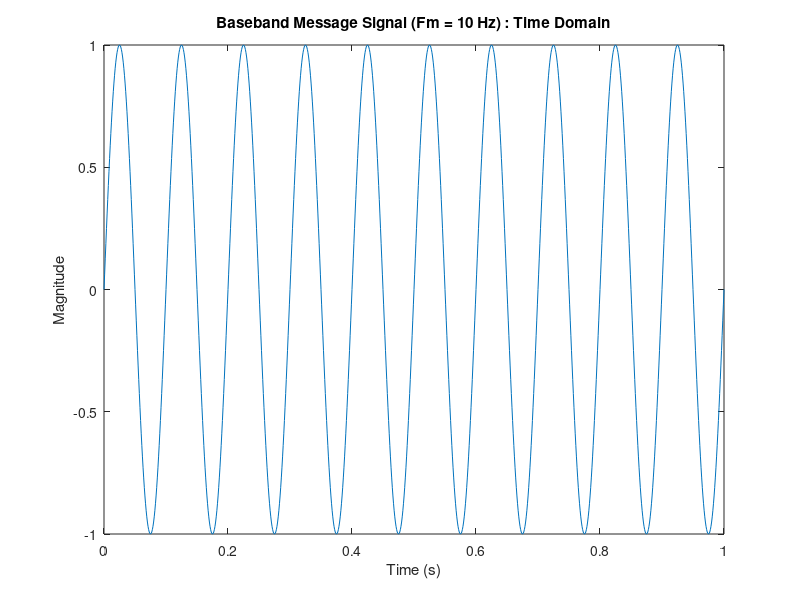
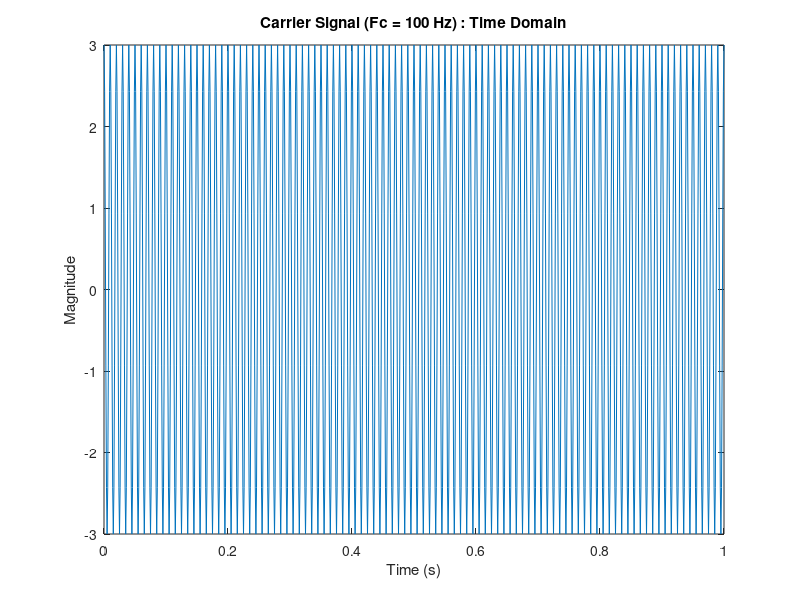

Write the MATLAB code that produced these figures, in order. (Note: this script raises an error after producing the figures.)
%Single Sideband Suppressed Carrier (SSB-SC) Amplitude Modulation%

%Message Signal Parameters
Am = 1; %Volts (V)
Fm = 10; %Hertz (Hz)

%Carrier Signal Parameters
Ac = 3; %Volts (V)
Fc = 100; %Hertz (Hz)

%Sampling Parameters
Fs = 1000; %Hertz (Hz)
Ts = 1/Fs; %Seconds (s)

%Time Vector for Simulation
t = 0:Ts:1; %Seconds (s)

%Frequency Vector for Simulation
fVector = linspace(-Fs/2, Fs/2, length(t)); %Hertz (Hz)
%%
%Baseband Message Signal Generation
baseSig = Am*sin(2*pi*Fm*t); %Volts (V)

%Plotting Message Signal
figure(1);

%Time Domain Plot
plot(t, baseSig);
title('Baseband Message Signal (Fm = 10 Hz) : Time Domain');
xlabel('Time (s)');
ylabel('Magnitude');
%%
%Carrier Signal Generation
carSig = Ac*cos(2*pi*Fc*t);

%Plotting Carrier Signal
figure(2);

%Time Domain Plot
plot(t, carSig);
title('Carrier Signal (Fc = 100 Hz) : Time Domain');
xlabel('Time (s)');
ylabel('Magnitude');
%%
%Modulated Passband Signal Generation

%Using the created function for SSB-SC Amplitude Modulation
modSig = ssbModulator(baseSig, Am, Fm, Ac, Fc, Fs);

%Fourier Transform Calculation for Modulated Signal
modSigFFT = fftshift(fft(modSig));

%Plotting Modulated Signal
figure(3);
sgtitle('Modulated Passband Signal');

%Time Domain Plot
subplot(2, 1, 1);
plot(t, modSig);
title('Time Domain');
xlabel('Time (s)');
ylabel('Magnitude');

%FFT Magnitude Plot
subplot(2, 1, 2);
plot(fVector, abs(modSigFFT));
title('Frequency Domain : Magnitude');
xlabel('Frequency (Hz)');
ylabel('Magnitude');
%%
%Demodulating Modulated Passband Signal

%Using the created function for SSB-SC Amplitude Demodulation
demodSig = ssbDemodulator(modSig, Am, Fm, Ac, Fc, Fs);

%Fourier Transform Calculation for Demodulated Signal
demodSigFFT = fftshift(fft(demodSig));

%Plotting Demodulated Signal
figure(4);
sgtitle('Demodulated Signal');

%Time Domain Plot
subplot(2, 1, 1);
plot(t, demodSig);
title('Time Domain');
xlabel('Time (s)');
ylabel('Magnitude');

%FFT Magnitude Plot
subplot(2, 1, 2);
plot(fVector, abs(demodSigFFT));
title('Frequency Domain : Magnitude');
xlabel('Frequency (Hz)');
ylabel('Magnitude');